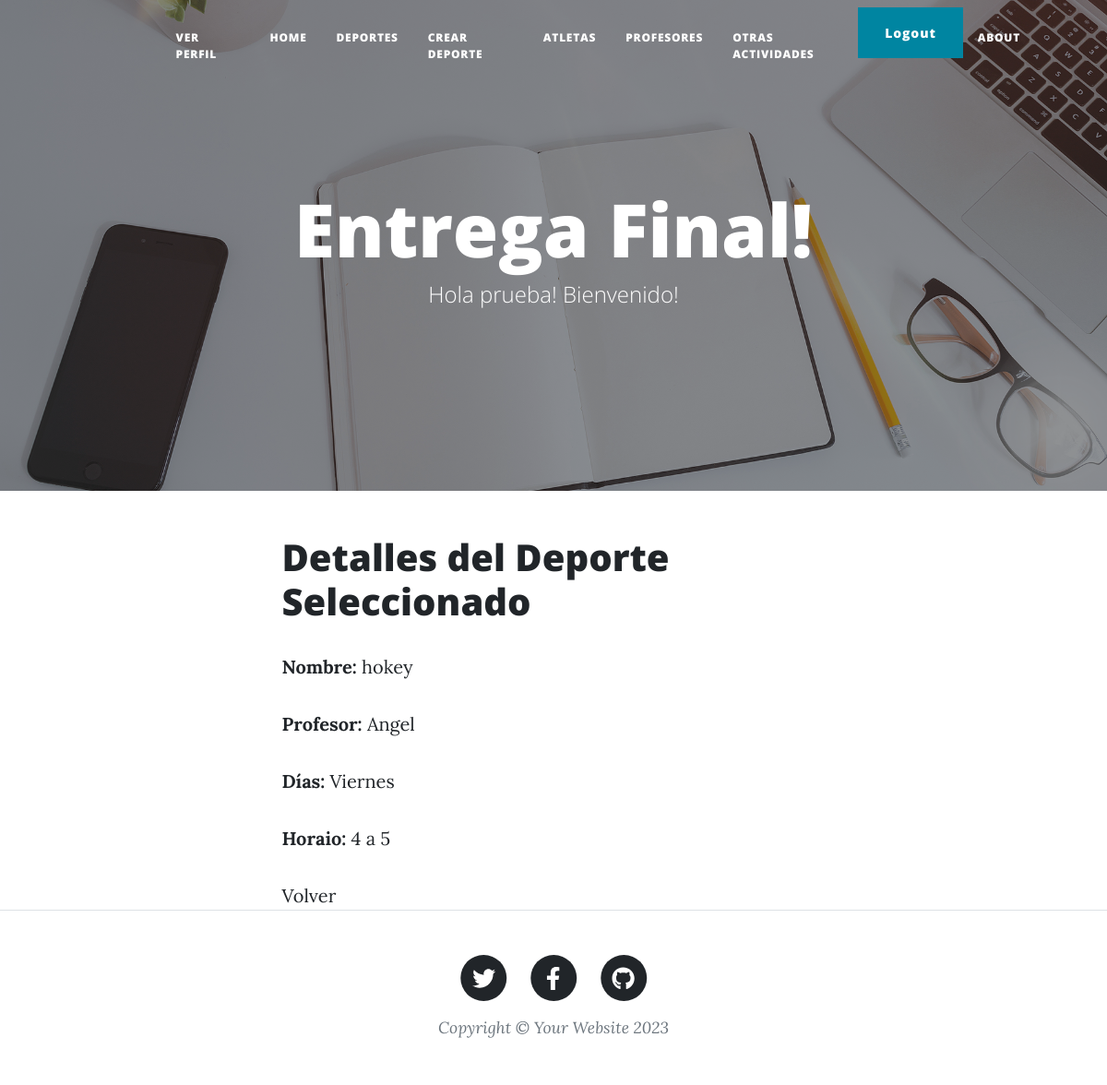
Before: /detalle-deporte/2 (signed in) with the older database file.
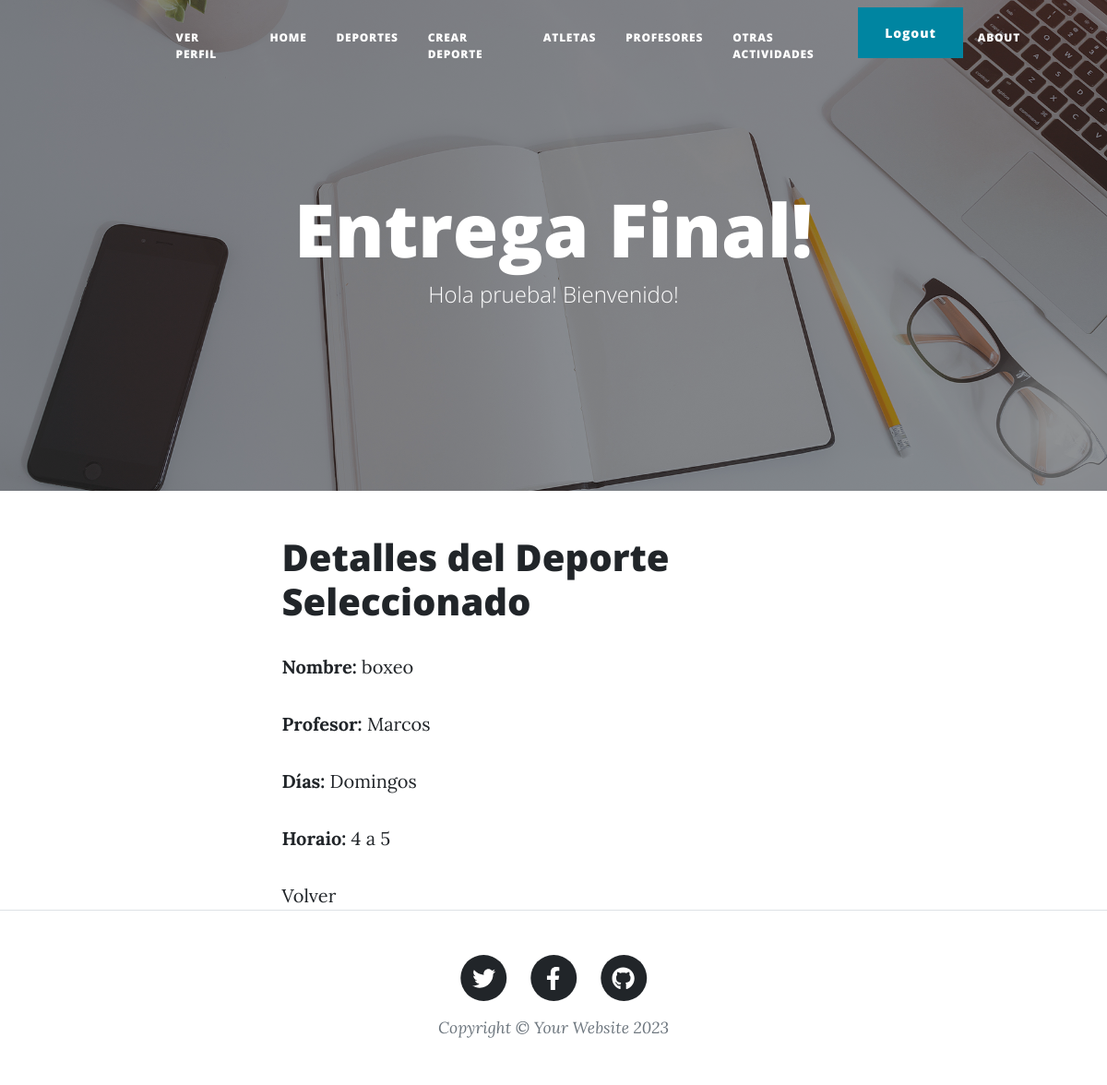
After: the same page with the newer database file.
### mi_primer_app/models.py (models this page shows, shortened)
class Deporte(models.Model):
    nombre = models.CharField(max_length=100)
    profesor = models.CharField(max_length=100)
    dias = models.CharField(max_length=100)
    horarios = models.CharField(max_length=20)

### mi_primer_app/views.py (the view)
# urls.py: path('detalle-deporte/<int:pk>', DeporteDetailView.as_view(), name='detalle-deporte'),
class DeporteDetailView(DetailView):
     model = Deporte
     template_name = 'mi_primer_app/detalle_deporte.html'
     context_object_name = 'deportes'

### mi_primer_app/templates/mi_primer_app/detalle_deporte.html
{% extends "padre.html" %}
{% block content %}
<h1>Detalles del Deporte Seleccionado</h1>
{% if deportes %}
        <p><strong>Nombre:</strong> {{ deportes.nombre }}</p>
        <p><strong>Profesor:</strong> {{ deportes.profesor }}</p>
        <p><strong>Días:</strong> {{ deportes.dias }}</p>
        <p><strong>Horaio:</strong> {{ deportes.horarios }}</p>
{% endif %}
<a href="{% url 'deportes' %}">Volver</a>
{% endblock %}

Changed rows visible on the page:
changed Deporte: nombre "hokey" → "boxeo"; profesor "Angel" → "Marcos"; dias "Viernes" → "Domingos"
